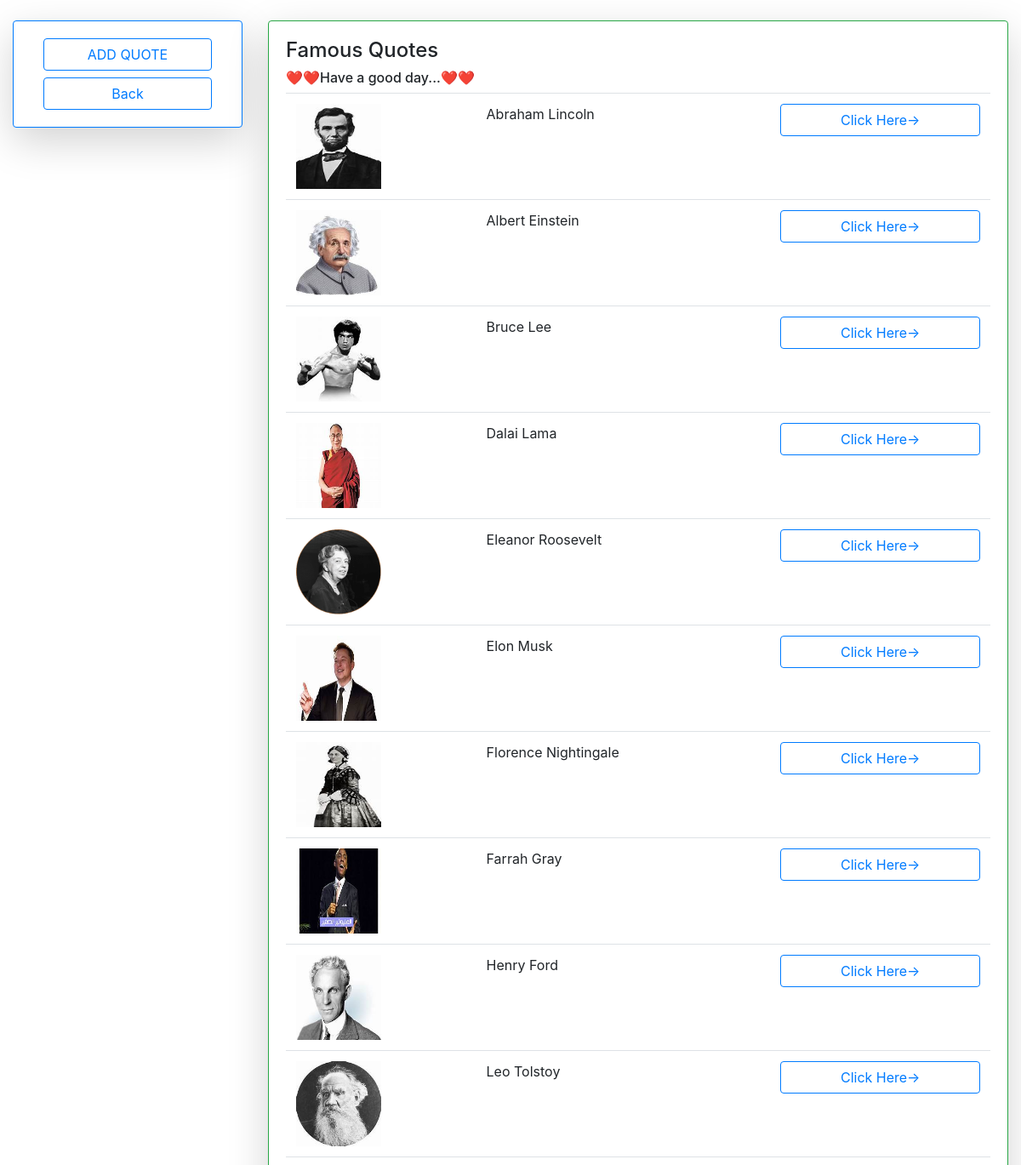
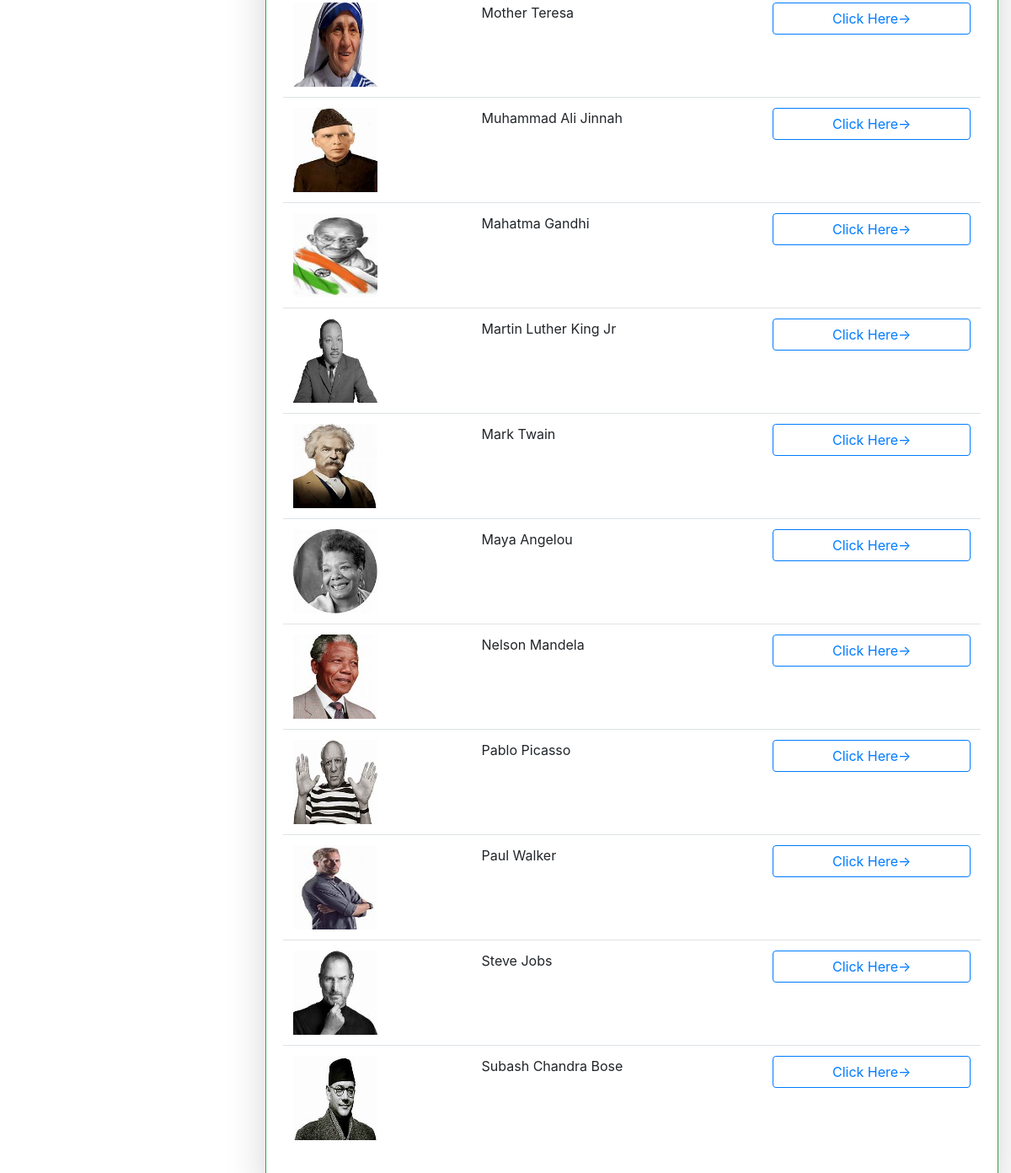
Screenshot of /list/TNR with the database file from the repository (2 pictures, top to bottom).
### language/models.py (models this page shows)
class quotesg(models.Model):
	image=models.ImageField(upload_to='images/')
	name=models.TextField()
	text=models.TextField()

### language/views.py (the view)
# urls.py: path('list/<str:p>',views.quotelist,name="list"),
def quotelist(request,p):
	a=quotesg.objects.all()
	return render(request,"quotelist.html",{'k':a,'k2':p})

### language/templates/quotelist.html (shortened to what this page needs)
{% load static %}
<!DOCTYPE html>
<html>
<head>
    <link rel="stylesheet" type="text/css" href="{% static 'css/bootstrap.min.css' %}">
</head>
<body>
    <div class="container-fluid mt-4">
        <div class="row">
            <div class="col-md-3">
                <div class="card shadow-lg border border-primary">
                    <div class="card-body">
                        <div class="col">
                            <a href="{% url 'quotes' k2 %}" class="btn btn-outline-primary form-control">ADD QUOTE</a>
                        </div>
                        <div class="col">
                            <a href="javascript:history.go(-1);" class="mt-2 btn btn-outline-primary form-control">Back</a>
                        </div>
                    </div>
                </div>
            </div>
            <div class="col">
                <div class="card shadow-lg border border-success">
                    <div class="card-body quote-list">
                        <h4>Famous Quotes</h4>
                        <h6>❤️❤️Have a good day...❤️❤️</h6>
                        <table class="table">
                            {% for i in k %}
                            <tr>
                                <td><img src="/media/{{i.image}}" width="100" height="100"></td>
                                <td>{{i.name}}</td>
                                <td>
                                    <div class="row">
                                        <div class="col">
                                            <a href="{% url 'qinfo' i.name %}" class="btn btn-outline-primary form-control">Click Here-></a>
                                        </div>
                                    </div>
                                </td>
                            </tr>
                            {% endfor %}
                        </table>
                    </div>
                </div>
            </div>
        </div>
    </div>
</body>
</html>

### language/templates/quotelist.html (style rules this page uses)
.quote-list { background-size: cover; background-repeat: no-repeat; background-attachment: fixed; padding: 20px; }

### rows the page displays
quotesg: image (picture), name "Abraham Lincoln"
quotesg: image (picture), name "Albert Einstein"
quotesg: image (picture), name "Bruce Lee"
quotesg: image (picture), name "Dalai Lama"
quotesg: image (picture), name "Eleanor Roosevelt"
quotesg: image (picture), name "Elon Musk"
quotesg: image (picture), name "Florence Nightingale"
quotesg: image (picture), name "Farrah Gray"
quotesg: image (picture), name "Henry Ford"
quotesg: image (picture), name "Leo Tolstoy"
quotesg: image (picture), name "Mother Teresa"
quotesg: image (picture), name "Muhammad Ali Jinnah"
quotesg: image (picture), name "Mahatma Gandhi"
quotesg: image (picture), name "Martin Luther King Jr"
quotesg: image (picture), name "Mark Twain"
quotesg: image (picture), name "Maya Angelou"
quotesg: image (picture), name "Nelson Mandela"
quotesg: image (picture), name "Pablo Picasso"
quotesg: image (picture), name "Paul Walker"
quotesg: image (picture), name "Steve Jobs"
quotesg: image (picture), name "Subash Chandra Bose"
